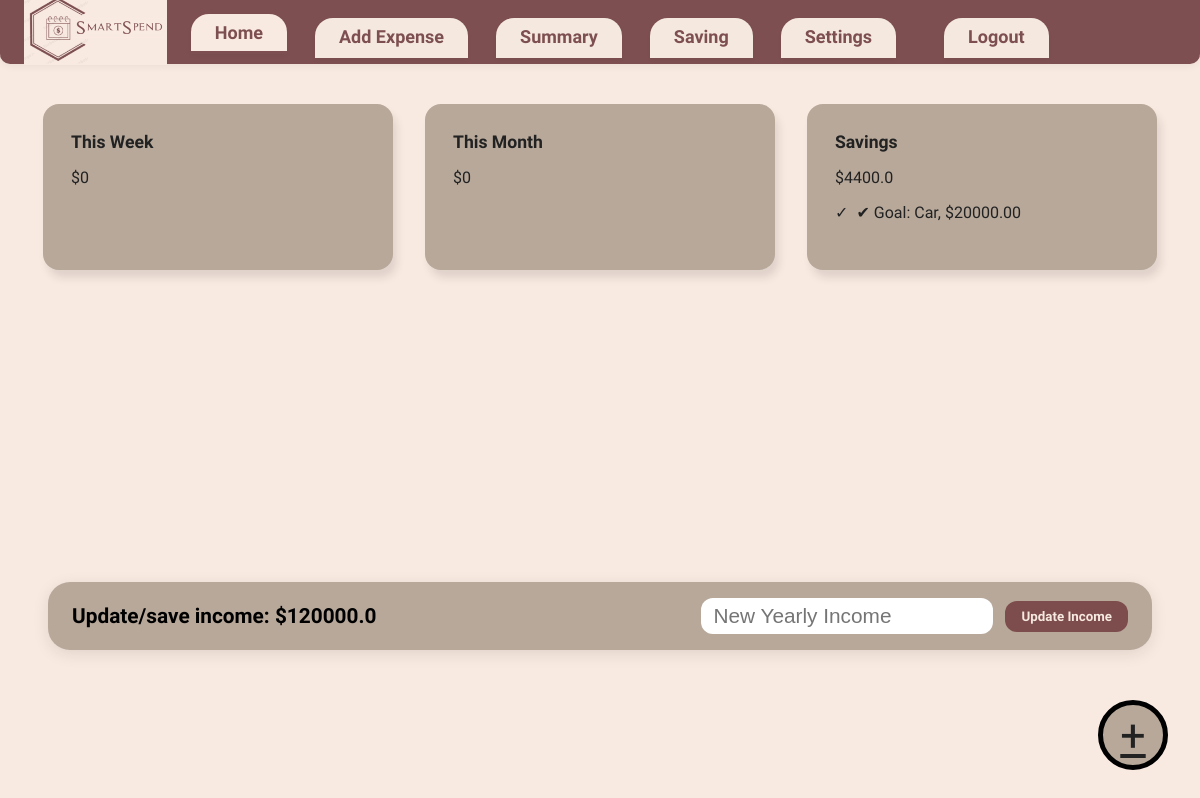
The page /home on the database its author committed.
### tables this page shows
CREATE TABLE Goals (
                        id INTEGER PRIMARY KEY AUTOINCREMENT,
                        name TEXT,
                        target_amount REAL,
                        is_active BOOLEAN,
                        created_at TEXT,
                        updated_at TEXT
                    );

CREATE TABLE Income (
                        id INTEGER PRIMARY KEY AUTOINCREMENT,
                        yearly REAL,
                        monthly REAL,
                        weekly REAL
                    );

### app.py (the view)
@app.route('/home')
def home():
    conn = db_manager.connect()
    c = conn.cursor()
    c.execute('SELECT yearly FROM Income ORDER BY id DESC LIMIT 1')
    result = c.fetchone()
    yearly = result[0] if result else None
    monthly = round(yearly / 12, 2) if yearly else None
    weekly = round(yearly / 52, 2) if yearly else None
    c.execute('SELECT SUM(amount) FROM Expenses WHERE date >= date("now", "-7 day") AND category != "saving"')
    total_week = c.fetchone()[0] or 0
    c.execute('SELECT SUM(amount) FROM Expenses WHERE strftime("%Y-%m", date) = strftime("%Y-%m", "now") AND category != "saving"')
    total_month = c.fetchone()[0] or 0
    c.execute('SELECT SUM(amount) FROM Expenses WHERE category = "saving"')
    total_saved = c.fetchone()[0] or 0
    c.execute('SELECT category, SUM(amount) FROM Expenses WHERE date >= date("now", "-7 day") AND category != "saving" GROUP BY category')
    week_category_summary = c.fetchall()
    c.execute('SELECT category, SUM(amount) FROM Expenses WHERE strftime("%Y-%m", date) = strftime("%Y-%m", "now") AND category != "saving" GROUP BY category')
    month_category_summary = c.fetchall()
    c.execute('SELECT name, target_amount FROM Goals WHERE is_active = 1 LIMIT 1')
    active_goal = c.fetchone()
    active_goal_name = active_goal[0] if active_goal else None
    active_goal_target = active_goal[1] if active_goal else None
    conn.close()
    return render_template('home.html', yearly=yearly, monthly=monthly, weekly=weekly,
                           total_week=total_week, total_month=total_month, total_saved=total_saved,
                           week_category_summary=week_category_summary,
                           month_category_summary=month_category_summary,
                           active_goal_name=active_goal_name,
                           active_goal_target=active_goal_target)

### app.py (called while the page is built)
    def connect(self):
        return sqlite3.connect(self.db_name)

### templates/home.html (shortened to what this page needs)
<!DOCTYPE html>
<html lang="en">
<head>
  <link rel="stylesheet" href="{{ url_for('static', filename='home.css') }}">
</head>
<body>
    <header class="navbar">
        <img src="{{ url_for('static', filename='logo.png') }}" alt="SmartSpend Logo" class="nav-logo">
    <nav>
        <a href="/home" class="active">Home</a>
        <a href="/add" >Add Expense</a>
        <a href="/summary">Summary</a>
        <a href="/saving">Saving</a>
        <a href="/settings">Settings</a>
        <a href="/logout" style="float: right; margin-left: 20px;">Logout</a>
    </nav>
    </header>
    <main>
    <div class="dashboard">
      <section class="card">
        <h2>This Week</h2>
        <p>${{ total_week }}</p>
      </section>
      <section class="card">
        <h2>This Month</h2>
        <p>${{ total_month }}</p>
      </section>
      <section class="card">
        <h2>Savings</h2>
        <p>${{ total_saved }}</p>
        {% if active_goal_name and active_goal_target %}
        <ul class="category-summary">
          <li>✔ Goal: {{ active_goal_name }}, ${{ "%.2f"|format(active_goal_target) }}</li>
        </ul>
        {% endif %}
    {% if yearly %}
    <section class="update-bar income-summary">
      <div>
        Update/save income: ${{ yearly }}
      </div>
      <form action="/update-income" method="POST" style="display: flex; gap: 12px; align-items: center;">
        <input type="number" name="income" placeholder="New Yearly Income" required style="font-size: 1em; padding: 6px 12px; border-radius: 12px; border: none;">
        <button type="submit" style="font-family: 'Baloo Bhai', cursive; font-weight: 700; background: #7d4c4c; color: #f5e9df; border: none; border-radius: 12px; padding: 8px 16px; cursor: pointer;">Update Income</button>
      </form>
    </section>
    {% endif %}
    <a href="/add" class="floating-btn">+</a>
  </main>
</body>
</html>

### static/home.css (style rules this page uses)
body, html { margin: 0; padding: 0; height: 100%; font-family: 'Work Sans', sans-serif; background-color: #F9EAE1; }
.navbar { background-color: #7D4F50; display: flex; align-items: center; justify-content: flex-start; padding: 0; height: 60px; border-bottom: 4px solid #7D4F50; border-radius: 0 0 10px 10px; box-shadow: 0 2px 8px rgba(0,0,0,0.06); }
.nav-logo { height: 70px; margin-left: 24px; margin-right: 24px; }
.navbar nav { display: flex; gap: 18px; }
.navbar nav a { color: #7D4F50; text-decoration: none; font-size: 18px; font-family: 'Baloo Bhai', cursive; font-weight: 700; background: #f5e9df; border-radius: 18px 18px 0 0; padding: 8px 24px; margin-right: 10px; box-shadow: 0 2px 4px rgba(0,0,0,0.04); border: none; transition: background 0.2s; position: relative; top: 8px; }
.navbar nav a.active, .navbar nav a:focus { background: #F9EAE1; color: #7D4F50; border-bottom: 3px solid #7D4F50; top: 4px; }
.dashboard { display: flex; gap: 32px; margin-bottom: 40px; margin-top: 40px; justify-content: center; padding-left: 40px; padding-right: 40px; max-width: 1200px; margin-left: auto; margin-right: auto; }
.dashboard .card { background-color: #b7a89a; border-radius: 16px; box-shadow: 4px 8px 8px rgba(0,0,0,0.10); padding: 28px 28px 40px 28px; width: 100%; min-width: 260px; max-width: 350px; box-sizing: border-box; color: #222; font-family: 'Work Sans', sans-serif; position: relative; }
.card h2 { margin: 0 0 12px 0; font-size: 1.1em; font-family: 'Baloo Bhai', cursive; font-weight: 700; color: #222; }
.card ul { list-style: none; padding: 0; margin: 0; }
.card ul li { margin-bottom: 8px; font-size: 1em; color: #222; }
.card ul li:before { content: "✓"; color: #222; margin-right: 8px; font-size: 1em; }
.update-bar { position: fixed; left: 48px; right: 48px; bottom: 150px; background: #b7a89a; border-radius: 22px; padding: 16px 24px; font-size: 1.3em; font-family: 'Baloo Bhai', cursive; font-weight: 700; color: #000000; display: flex; align-items: center; justify-content: space-between; box-shadow: 0 4px 16px rgba(0,0,0,0.10); z-index: 100; max-width: 1100px; margin-left: auto; margin-right: auto; }
.floating-btn { position: fixed; bottom: 30px; right: 32px; width: 60px; height: 60px; background: #b7a89a; color: #222; border-radius: 50%; border: 5px solid #000000; font-size: 2.8em; display: flex; align-items: center; justify-content: center; cursor: pointer; z-index: 200; }

### rows shown on the page
Goals: name "Car", target_amount "20000.00"
Income: yearly "120000.0"

### other values the page prints
{{ total_week }} "0"
{{ total_month }} "0"
{{ total_saved }} "4400.0"
